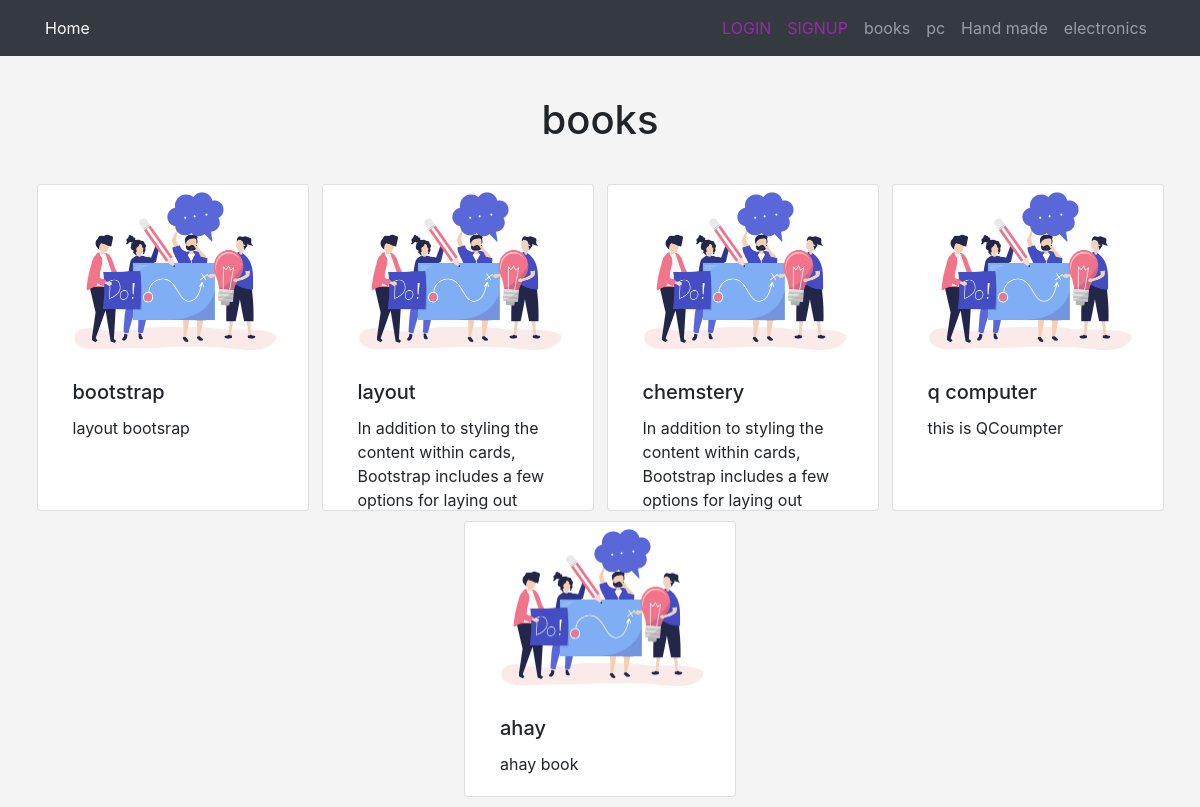
Screenshot of /categories.php?cat_ID=7&cat_name=books with the database file from the repository.
### tables this page shows
CREATE TABLE `categories` (
  `ID` int(11) NOT NULL,
  `name` varchar(255) NOT NULL,
  `Description` text NOT NULL,
  `Ordering` int(11) NOT NULL COMMENT 'To order items',
  `Visibility` tinyint(4) NOT NULL DEFAULT 0,
  `Allow_comment` tinyint(4) NOT NULL DEFAULT 0,
  `Allow_ads` tinyint(4) NOT NULL DEFAULT 0
);

CREATE TABLE `items` (
  `item_iD` int(11) NOT NULL,
  `name` varchar(255) NOT NULL,
  `Description` text NOT NULL,
  `price` varchar(255) NOT NULL,
  `Add_Data` date NOT NULL,
  `country_made` varchar(255) NOT NULL,
  `image` varchar(255) NOT NULL,
  `status` varchar(255) NOT NULL,
  `Rating` smallint(6) NOT NULL,
  `approve_items` tinyint(4) NOT NULL DEFAULT 0,
  `cat_ID` int(11) NOT NULL,
  `member_ID` int(11) NOT NULL
);

### init.php (called while the page is built, shortened)
<?php
    include 'admin/connect.php';
    $temp ="includes/templates/";
    $func ="includes/function/";
    $css  ="layout/css/";
    $lang ='includes/language/';
    include $lang . 'english.php';
    include $func . 'function.php';
    include $temp . 'header.php';
?>

### includes/language/english.php (called while the page is built)
<?php
    function lang($phrase){
        static $lang = array(
            'Dropdown'       => 'section',
            'CP-ADMIN'       => 'Home',
            'section_nav'    =>'edit profile',
            'settings_navbar'=>'settings',
            'Logout-nav'     =>'Logout',
            'Categories-nav' =>'Categories',
            'Items-nav'      =>'Items',
            'Member-nav'     =>'Member',
            'Statistics-nav' =>'Statistics',
            'Logs-nav'       =>'Logs',
            'comment-nav'    =>'Comment'
        );
        return $lang[$phrase];
    }
?>

### includes/function/function.php (called while the page is built, shortened)
<?php
function Getcat(){
    global $conn;
    $getcat = $conn->prepare("SELECT * FROM categories");
    $getcat->execute();
    $row = $getcat->fetchAll();
    return $row;
}
function Getitems($catID){
    global $conn;
    $getitems = $conn->prepare("SELECT * FROM items WHERE cat_ID= ? ORDER BY item_iD DESC");
    $getitems->execute(array($catID));
    $items = $getitems->fetchAll();
    return $items;
}

### categories.php (the view)
<?php require 'init.php';
    $CatID   = (isset($_GET['cat_ID']))?$_GET['cat_ID']:'';
    $CatName = (isset($_GET['cat_name']))?$_GET['cat_name']:'';
?>
    <div class="container">
        <h1 class='text-center header_add'><?php echo $CatName;?></h1>
        <div class="row">
        <?php
            foreach(getitems($CatID) as $item){
                echo '<div class="card col-3">';
                    ?>
                    <img class="card-img-top" src="layout/images/What-are-Action-Items.jpg" alt="Card image cap">
                    <div class="card-body">
                        <h5 class="card-title"><?php echo $item['name'];?></h5>
                        <p class="card-text"><?php echo $item['Description'];?></p>
                    </div>
                    <?php
                echo '</div>';
            }
        ?>
        </div>
    </div>
<?php require $temp . 'footer.php';?>

### includes/templates/header.php (shortened to what this page needs)
<!Doctype html>
<html>
    <head>
        <link rel="stylesheet" href="<?php echo $css; ?>bootstrap.min.css">
        <link rel="stylesheet" href="<?php echo $css; ?>all.min.css">
        <link rel="stylesheet" href="<?php echo $css; ?>front.css">
    </head>
    <body>
		    <nav class="navbar navbar-expand-md navbar-dark bg-dark">
      <div class="container">
          <a class="navbar-brand" href="<?php echo 'index.php';?>"><?php echo lang('CP-ADMIN');?></a>
          <div class="collapse navbar-collapse" id="navbarSupportedContent">
            <ul class="navbar-nav ml-auto">
            <?php
              if (!isset($_SESSION['USER'])){
                ?>
                <li class="nav-item">
                  <a class="nav-link login" href="login.php?action=login">LOGIN</a>
                </li>
                <li class="nav-item">
                  <a class="nav-link login" href="login.php?action=singup">SIGNUP</a>
                </li>
             <?php }?>
              <?php
                foreach(getcat() as $cat){
                  echo '<li class="nav-item">';
                    echo '<a class="nav-link" href="categories.php?cat_ID='.$cat['ID'].'&cat_name='.$cat['name'].'">'.$cat['name'].'</a>';
                  echo '</li>';
              }
              ?>
            </ul>
          </div>
      </div>
    </nav>

### includes/templates/footer.php (shortened to what this page needs)
    </body>
</html>

### layout/css/front.css (style rules this page uses)
body { background-color: #f4f4f4; font-size: 16px; }
.header_add { margin: 40px 0 40px; }
.navbar-brand { font-size: 1em; }
.login { color: #9c27b0 !important; text-transform: capitalize; }
.container .row { justify-content: space-around !important; }
.container .row { justify-content: space-between; }
.container .row .card { max-width: 17em; margin-bottom: 10px; }
.container .row .card .card-body { overflow: hidden; max-height: 150px; }

### rows the page displays
categories: name "books"
categories: name "pc"
categories: name "Hand made"
categories: name "electronics"
items: name "bootstrap", Description "layout bootsrap"
items: name "layout", Description "In addition to styling the content within cards, Bootstrap includes a few options for laying out…"
items: name "chemstery", Description "In addition to styling the content within cards, Bootstrap includes a few options for laying out…"
items: name "q computer", Description "this is QCoumpter"
items: name "ahay", Description "ahay book"

### other values shown
lang('CP-ADMIN') "Home"
$CatName "books"
